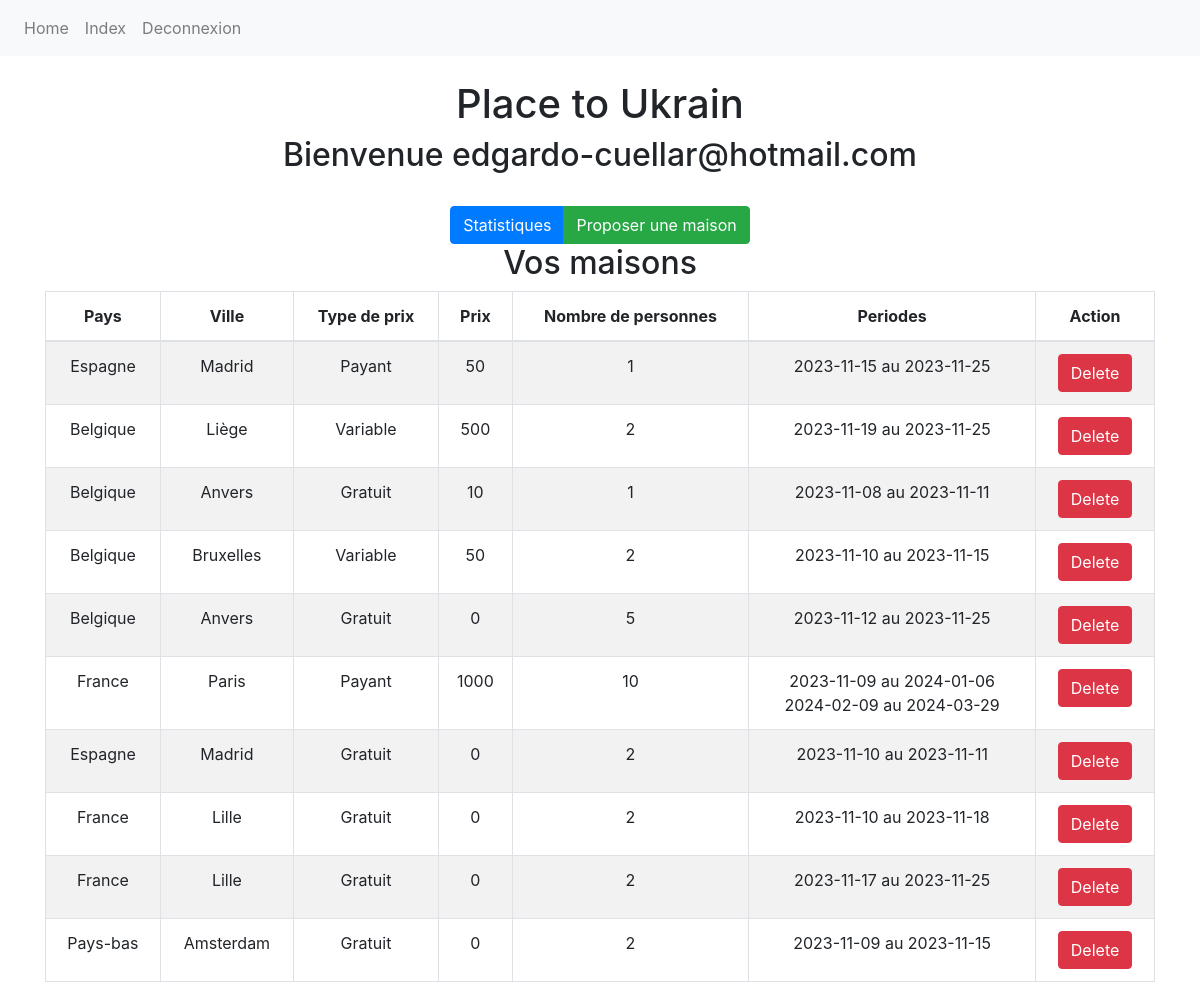
/index/ (signed in), run on the app's committed database.
### PlaceToUkrain/models/user.py (models this page shows, shortened)
class UkrUser(models.Model):
    email = models.EmailField(unique=True)
    password = models.CharField(max_length=128)
    is_host = models.BooleanField(default=False)
    @staticmethod
    def get_user_by_id(id):
        try:
            return UkrUser.objects.get(id=id)
        except:
            return False

### PlaceToUkrain/models/house.py (models this page shows, shortened)
class House(models.Model):
    country = models.CharField(max_length=128)
    city = models.CharField(max_length=128)
    price_type = models.CharField(max_length=128, choices=PRICE_TYPE_CHOICES)
    price = models.IntegerField()
    people = models.IntegerField()
    user_id = models.IntegerField()
    @staticmethod
    def get_houses_by_user_id(id):
        return House.objects.filter(user_id=id)

### PlaceToUkrain/models/period.py (models this page shows, shortened)
class Period(models.Model):
    house = models.ForeignKey(House, on_delete=models.CASCADE, null=True, blank=True)
    start_date = models.DateField()
    end_date = models.DateField()
    def __str__(self):
        return str(self.start_date) + " au " + str(self.end_date)
    @staticmethod
    def get_periods_by_house(house):
        return Period.objects.filter(house=house)

### PlaceToUkrain/views/index.py (the view)
# urls.py: path('index/', IndexView.as_view(), name='index'),
class IndexView(View):
    def get(self, request):
        if not request.session.get('user'):
            return redirect('login')
        user = UkrUser.get_user_by_id(request.session.get('user'))
        if user.is_host:
            houses = House.get_houses_by_user_id(request.session.get('user'))
        else:
            rented = Rented.get_rented_by_user(user)
            houses = []
            for rent in rented:
                houses.append(rent.house)
        return render(request, 'index.html', {'user': user, 'houses': houses})

### PlaceToUkrain/templatetags/filter.py (called while the page is built)
@register.filter(name='get_periods')
def get_periods(house_id):
    periods = Period.get_periods_by_house(house_id)
    return periods

### PlaceToUkrain/templates/index.html (shortened to what this page needs)
{% extends 'base.html' %}
{% load filter %}
{% block content %}
  <div class="text-center">
    <h1>Place to Ukrain</h1>
    <h2>Bienvenue {{user.email}}</h2>
    <div class="btn-group mt-4" role="group">
      <a href="{% url 'statistics' %}" class="btn btn-primary">Statistiques</a>
      {% if user.is_host %}
        <a href="{% url 'create_house' %}" class="btn btn-success">Proposer une maison</a>
      {% else %}
        <a href="{% url 'search' %}" class="btn btn-info">Rechercher une maison</a>
      {% endif %}
    </div>
    {% if user.is_host %}
        <h2>Vos maisons</h2>
        <table class="table table-bordered table-striped">
        <thead>
            <tr>
              <th>Pays</th>
              <th>Ville</th>
              <th>Type de prix</th>
              <th>Prix</th>
              <th>Nombre de personnes</th>
              <th>Periodes</th>
              <th>Action</th>
            </tr>
        </thead>
        <tbody>
            {% for house in houses %}
            <tr>
                <td>{{ house.country }}</td>
                <td>{{ house.city }}</td>
                <td>{{ house.get_price_type_display }}</td>
                <td>{{ house.price }}</td>
                <td>{{ house.people }}</td>
                <td>
                  {% for period in house.id|get_periods %}
                    {{ period }}<br>
                  {% endfor %}
                </td>
                <td>
                  <form method="post" action="{% url 'delete_house' house.id %}">
                      <button type="submit" class="btn btn-danger">Delete</button>
                  </form>
                </td>
            </tr>
            {% endfor %}
        </tbody>
        </table>
    {% endif %}
  </div>
{% endblock %}

### data on the page
UkrUser: email "edgardo-cuellar@hotmail.com"
House: country "Espagne", city "Madrid", price_type "Payant", price "50", people "1"
Period: start_date+end_date "2023-11-15 au 2023-11-25"
House: country "Belgique", city "Liège", price_type "Variable", price "500", people "2"
Period: start_date+end_date "2023-11-19 au 2023-11-25"
House: country "Belgique", city "Anvers", price_type "Gratuit", price "10", people "1"
Period: start_date+end_date "2023-11-08 au 2023-11-11"
House: country "Belgique", city "Bruxelles", price_type "Variable", price "50", people "2"
Period: start_date+end_date "2023-11-10 au 2023-11-15"
House: country "Belgique", city "Anvers", price_type "Gratuit", price "0", people "5"
Period: start_date+end_date "2023-11-12 au 2023-11-25"
House: country "France", city "Paris", price_type "Payant", price "1000", people "10"
Period: start_date+end_date "2023-11-09 au 2024-01-06"
Period: start_date+end_date "2024-02-09 au 2024-03-29"
House: country "Espagne", city "Madrid", price_type "Gratuit", price "0", people "2"
Period: start_date+end_date "2023-11-10 au 2023-11-11"
House: country "France", city "Lille", price_type "Gratuit", price "0", people "2"
Period: start_date+end_date "2023-11-10 au 2023-11-18"
House: country "France", city "Lille", price_type "Gratuit", price "0", people "2"
Period: start_date+end_date "2023-11-17 au 2023-11-25"
House: country "Pays-bas", city "Amsterdam", price_type "Gratuit", price "0", people "2"
Period: start_date+end_date "2023-11-09 au 2023-11-15"
